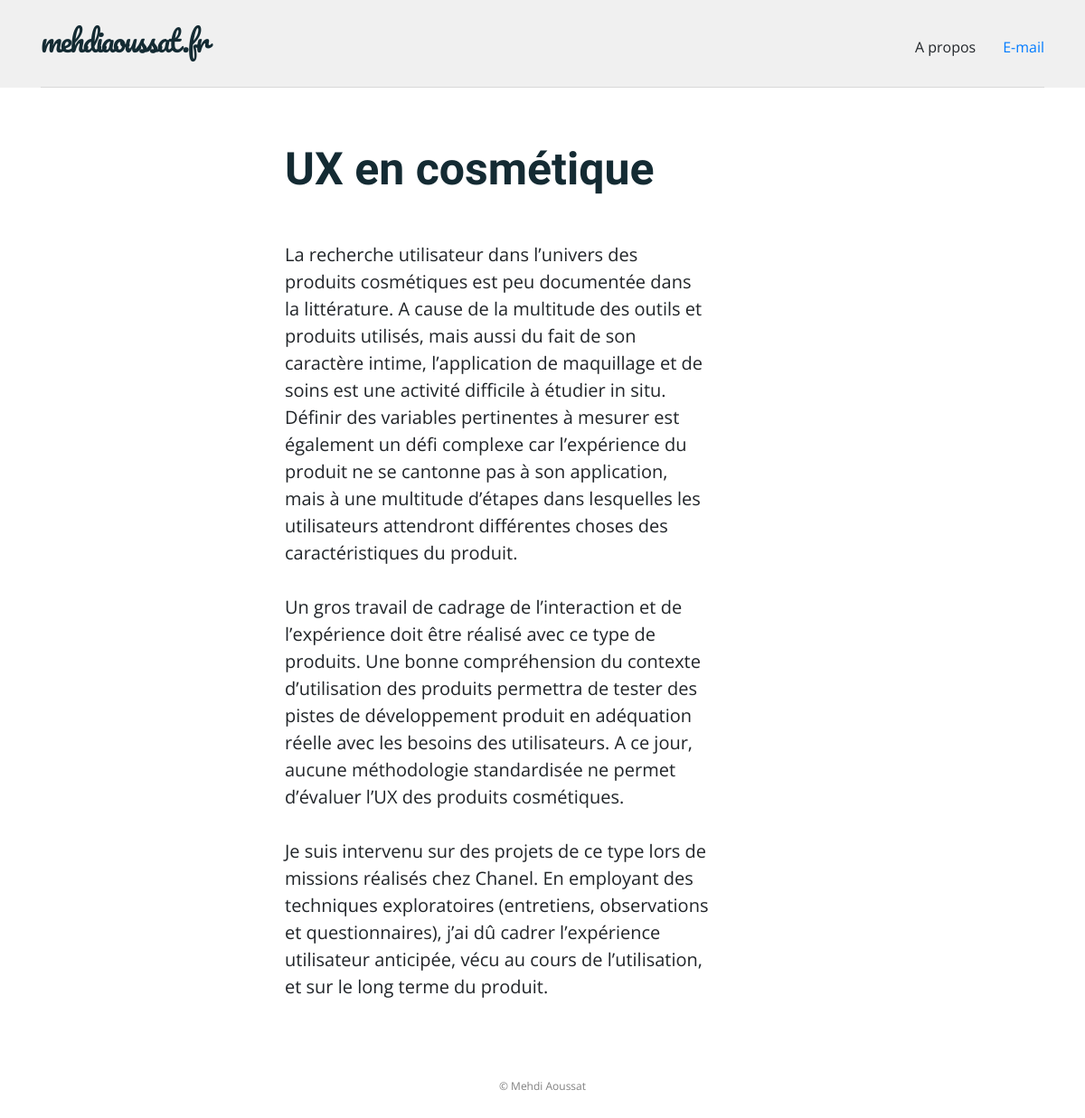
The page /projet/cosmetique/ on the database as committed earlier.
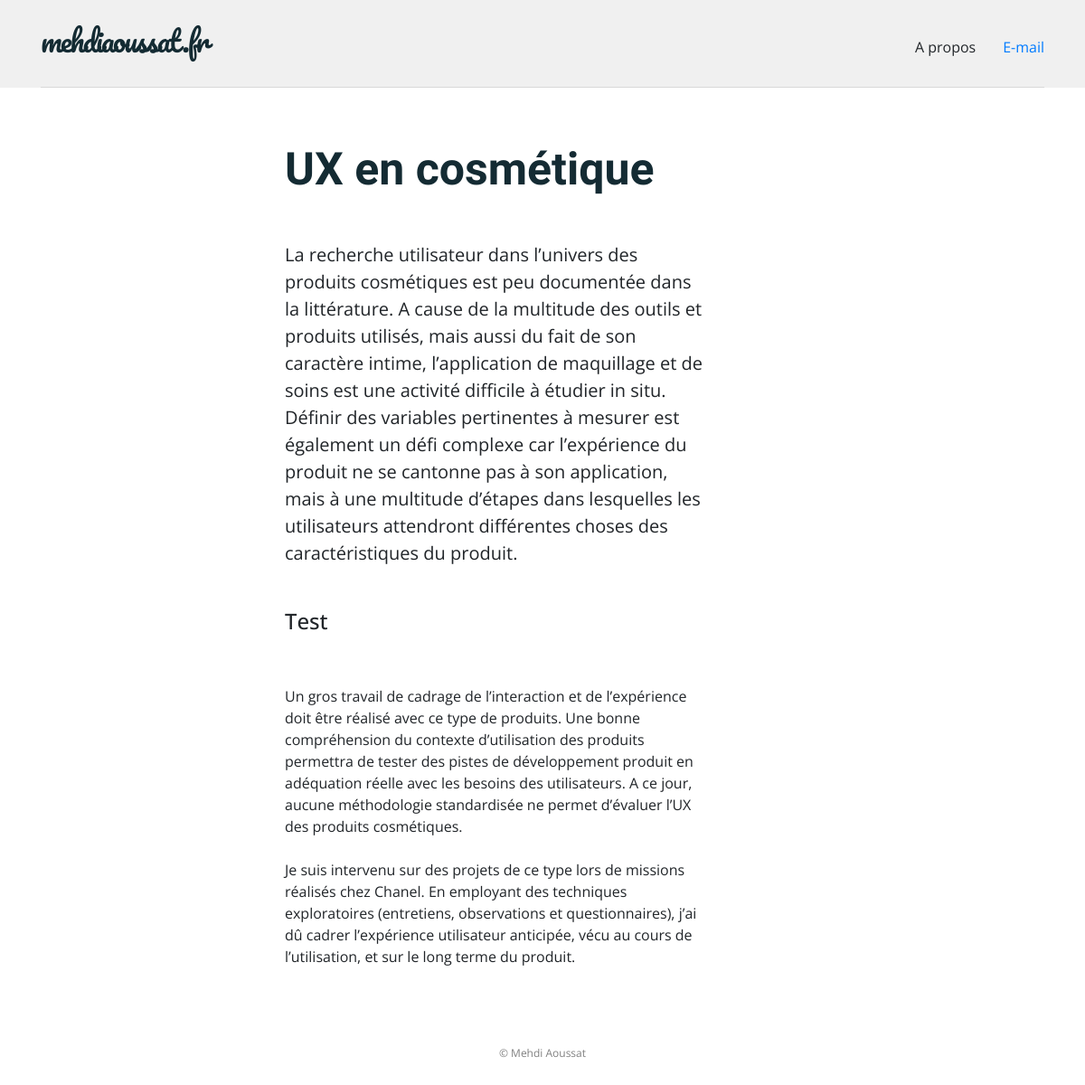
The same page on the database as committed later.
### book/models.py (models this page shows, shortened)
class Page_projet(models.Model):
	titre = models.CharField(max_length=200)
	text = models.TextField(blank=True)
	tag = models.CharField(max_length=200)
	description = models.TextField(default="")
	img_description = models.ImageField(upload_to = 'description_projets/', default = 'description_projets/no-img.jpg')

### book/views.py (the view)
# urls.py: path('projet/<str:tag>/',views.page_projet, name="page_projet"),
def page_projet(request,tag):
	projets = get_object_or_404(Page_projet, tag=tag)
	return render(request, 'book/page_projet.html',{'projets' : projets})

### book/templates/book/page_projet.html
{% extends 'book/base.html' %}
{%block content1%}
<div class="row prjwrapper">
	<div class="col-md-5 offset-md-3 ">
		<h2> {{projets.titre}} </h2>
		<p>
			{{projets.text|safe|linebreaksbr}}
		</p>
	</div>
</div>
{%endblock%}

### book/templates/book/base.html (shortened to what this page needs)
{% load static %}
<html>
    <head>
        <link rel="stylesheet" href="https://stackpath.bootstrapcdn.com/bootstrap/4.3.1/css/bootstrap.min.css">
        <link rel="stylesheet" href="{% static 'css/book.css' %}">
    </head>
	<body>
		<div style="overflow-x:hidden;">
	    <div class="fondhead" style="margin-top:-20px;padding-top:20px">
		  <div class="container" >
			{% include "book/nav.html" %}
		</div>
		</div>
		{% block content1 %}
        {% endblock %}
		  {% include "book/footer.html" %}
	  </div>
	</body>
</html>

### book/templates/book/nav.html
{% load static %}
<nav class="row" style="margin-top:15px; margin-bottom:0px;">
	<div class="col-sm-12 align-middle" style="margin-top:5px;">
		<h1 class="h1-responsive" style="position:relative;float:left;"><a href="{% url 'accueil' %}">mehdiaoussat.fr</a></h1>
		<ul style="margin-top:20px; list-style: none;text-align: right;position:relative;float:right;display:inline-flex;">
			<li style="padding: 0 30px;"><a>A propos</a></li>
			<li><a href="mailto:mehdi.aoussat@gmail.com">E-mail</a></li>
		</ul>
	</div>
</nav>
<hr>

### book/templates/book/footer.html
{% load static %}
<footer class="footer-copyright text-center" style="margin-top:50px;">
	<p class="copyright">© Mehdi Aoussat</p>
</footer>

### book/static/css/book.css (style rules this page uses)
body { font-family:"open sans" ; font-size:1em; }
h1 { font-family:"Pacifico"; color:#142b33; margin-top:5px; letter-spacing: -2px; font-size:2em; }
h1 a { text-decoration:none; color:#142b33; }
h2 { font-family:"Share"; font-weight:bold; color:#142b33; }
.fondhead { background-color:#F0F0F0; }
footer { padding:10px; color:grey; }
.copyright { font-size:0.75em; }
.prjwrapper { margin:60px auto; }
.prjwrapper h2 { font-size: 50px; margin-bottom:50px; }
.prjwrapper p { font-size:20px; margin-top:10px; }

Rows that differ between the two databases and show on the page:
changed Page_projet "UX en cosmétique": text "…des caractéristiques du produit. Un gros travail de…" → "…des caractéristiques du produit. Test Un gros travail de…"
